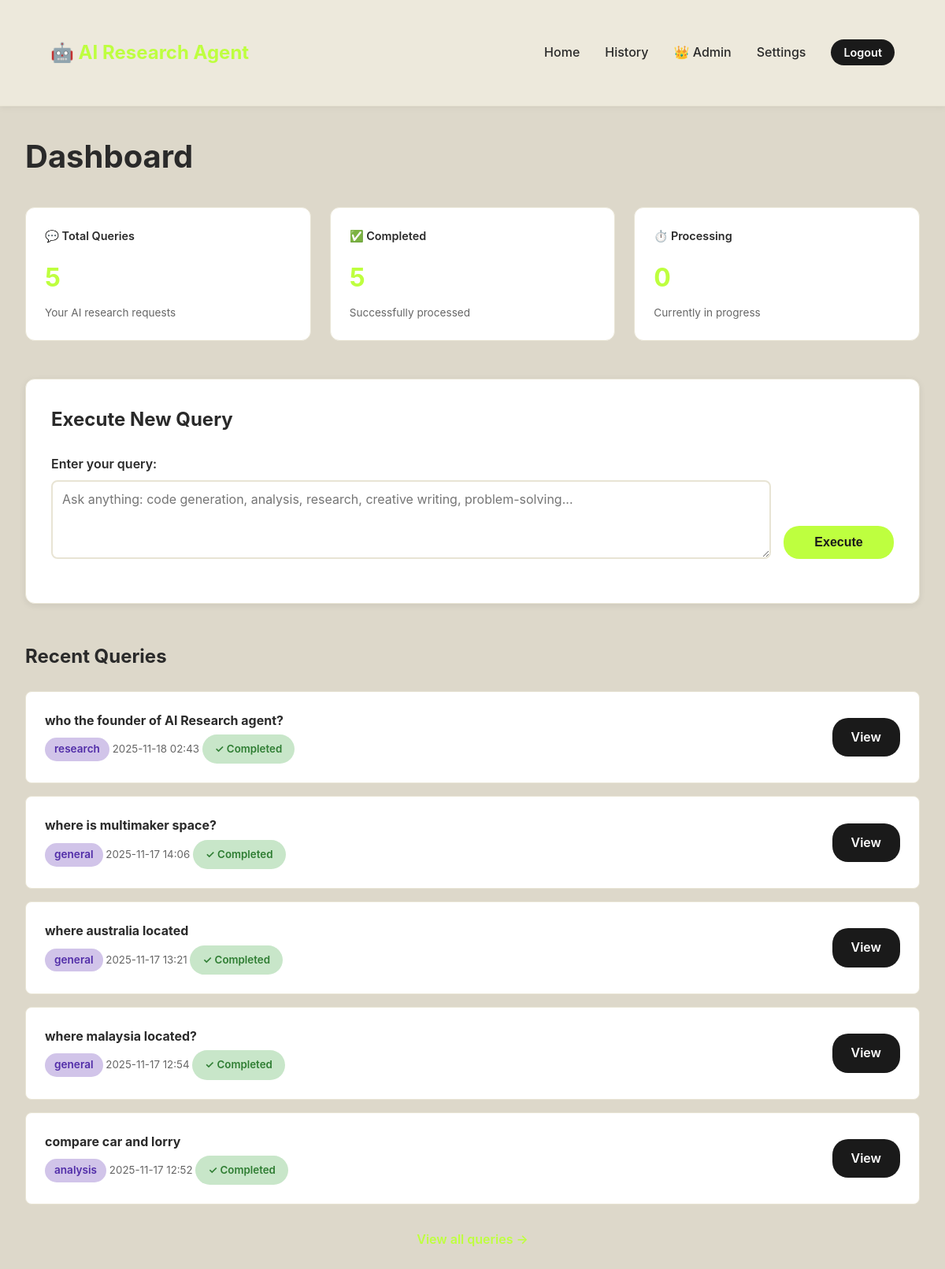
Screenshot of / (signed in) with the database file from the repository.
### app.py (models this page shows, shortened)
class Query(db.Model):
    id = db.Column(db.Integer, primary_key=True)
    user_id = db.Column(db.Integer, db.ForeignKey('user.id'), nullable=False)
    query_text = db.Column(db.Text, nullable=False)
    response = db.Column(db.Text)
    reasoning = db.Column(db.Text)
    status = db.Column(db.String(20), default='processing')
    task_type = db.Column(db.String(50))
    execution_time = db.Column(db.Float)
    created_at = db.Column(db.DateTime, default=datetime.utcnow)
    tools_used = db.Column(db.String(255))
    error_message = db.Column(db.Text)
    is_comparison_query = db.Column(db.Boolean, default=False)
    comparison_confidence = db.Column(db.Float, default=0.0)
    table_html = db.Column(db.Text)  # Store generated HTML table
    user = db.relationship('User', backref=db.backref('queries', lazy='dynamic'))

### app.py (the view)
@app.route('/')
@login_required
def index():
    user = User.query.get(session['user_id'])
    queries = Query.query.filter_by(user_id=user.id).order_by(Query.created_at.desc()).limit(5).all()
    return render_template('index.html', queries=queries, user=user)

### app.py (called while the page is built)
@app.before_request
def make_session_permanent():
    session.permanent = True
    app.permanent_session_lifetime = timedelta(days=7)

def login_required(f):
    @wraps(f)
    def decorated_function(*args, **kwargs):
        if 'user_id' not in session:
            flash('Please log in first', 'error')
            return redirect(url_for('login'))
        return f(*args, **kwargs)
    return decorated_function

### templates/index.html (shortened to what this page needs)
{% extends "base.html" %}
{% block content %}
<div class="container">
    <div class="hero">
        <h1>Dashboard</h1>
    </div>
    <div class="stats-grid">
        <div class="stat-card">
            <h3>💬 Total Queries</h3>
            <div class="stat-number">{{ queries|length if queries else 0 }}</div>
            <p>Your AI research requests</p>
        </div>
        <div class="stat-card">
            <h3>✅ Completed</h3>
            <div class="stat-number">{{ queries|selectattr('status', 'equalto', 'completed')|list|length if queries else 0 }}</div>
            <p>Successfully processed</p>
        </div>
        <div class="stat-card">
            <h3>⏱️ Processing</h3>
            <div class="stat-number">{{ queries|selectattr('status', 'equalto', 'processing')|list|length if queries else 0 }}</div>
            <p>Currently in progress</p>
        </div>
    </div>
    <div class="query-form card">
        <h2>Execute New Query</h2>
        <form id="queryForm">
            <div class="form-group">
                <label for="query">Enter your query:</label>
                <div class="query-input-group">
                    <textarea id="query" name="query" placeholder="Ask anything: code generation, analysis, research, creative writing, problem-solving..." required></textarea>
                    <button type="submit" class="btn btn-primary" id="submitBtn">
                        <span id="submitText">Execute</span>
                    </button>
                </div>
            </div>
        </form>
    </div>
    {% if queries %}
    <div class="recent-queries">
        <h2>Recent Queries</h2>
        {% for query in queries %}
        <div class="query-item">
            <div class="query-text">
                <strong>{{ query.query_text[:80] }}{% if query.query_text|length > 80 %}...{% endif %}</strong>
                <small>
                    <span class="badge badge-primary">{{ query.task_type }}</span>
                    {{ query.created_at.strftime('%Y-%m-%d %H:%M') }}
                    {% if query.status == 'completed' %}
                        <span class="status-badge status-completed">✓ Completed</span>
                    {% elif query.status == 'failed' %}
                        <span class="status-badge status-failed">✗ Failed</span>
                    {% else %}
                        <span class="status-badge status-processing">⏳ Processing</span>
                    {% endif %}
                </small>
            </div>
            <a href="{{ url_for('view_query', query_id=query.id) }}" class="btn btn-secondary">View</a>
        </div>
        {% endfor %}
        <p style="text-align: center; margin-top: 2rem;">
            <a href="{{ url_for('history') }}" style="color: var(--accent-green); font-weight: 600; text-decoration: none;">View all queries →</a>
        </p>
    </div>
    {% endif %}
</div>
{% endblock %}

### templates/base.html (style rules this page uses)
* { margin: 0; padding: 0; box-sizing: border-box; }
:root { --bg-primary: #DDD8CA; --bg-light: #EDE9DC; --accent-green: #BEFF3F; --accent-dark: #1a1a1a; --text-primary: #2a2a2a; --text-secondary: #666; --white: #ffffff; --card-bg: #F5F3ED; --border-color: #E8E4D4; }
body { font-family: 'Poppins', -apple-system, BlinkMacSystemFont, 'Segoe UI', Roboto, sans-serif; background: var(--bg-primary); color: var(--text-primary); min-height: 100vh; line-height: 1.6; }
.container { max-width: 1200px; margin: 0 auto; padding: 2rem; }
.card { background: var(--card-bg); border-radius: 12px; padding: 2rem; box-shadow: 0 2px 8px rgba(0, 0, 0, 0.08); border: 1px solid var(--border-color); margin-bottom: 1.5rem; }
.form-group { margin-bottom: 1.5rem; }
label { display: block; margin-bottom: 0.5rem; font-weight: 600; color: var(--text-primary); }
input[type="text"], input[type="email"], input[type="password"], textarea, select { width: 100%; padding: 0.75rem; border: 2px solid var(--border-color); border-radius: 8px; font-family: inherit; font-size: 1rem; transition: border-color 0.3s, box-shadow 0.3s; background: var(--white); }
textarea { resize: vertical; min-height: 120px; }
.btn { padding: 0.75rem 1.5rem; border: none; border-radius: 20px; font-size: 1rem; font-weight: 600; cursor: pointer; transition: all 0.3s; text-decoration: none; display: inline-block; }
.btn-primary { background: var(--accent-green); color: var(--accent-dark); }
.btn-secondary { background: var(--accent-dark); color: var(--white); }
.badge { display: inline-block; padding: 0.25rem 0.75rem; border-radius: 20px; font-size: 0.85rem; font-weight: 600; }
.badge-primary { background: #D1C4E9; color: #512DA8; }
.status-badge { padding: 0.5rem 1rem; border-radius: 20px; font-weight: 600; display: inline-block; }
.status-completed { background: #C8E6C9; color: #2E7D32; }
.stat-card { background: var(--white); padding: 1.5rem; border-radius: 12px; border: 1px solid var(--border-color); text-align: left; }
.stat-card h3 { color: var(--text-primary); font-size: 0.9rem; margin-bottom: 1rem; font-weight: 600; }
.stat-card .stat-number { font-size: 2rem; font-weight: 700; color: var(--accent-green); margin-bottom: 0.5rem; }
.stat-card p { color: var(--text-secondary); font-size: 0.85rem; }

### templates/index.html (style rules this page uses)
.hero { text-align: left; padding: 0; margin-bottom: 2rem; }
.hero h1 { font-size: 2.5rem; color: var(--text-primary); margin-bottom: 0.5rem; font-weight: 700; }
.query-form { background: var(--white); padding: 2rem; border-radius: 12px; border: 1px solid var(--border-color); margin-bottom: 3rem; }
.query-form h2 { margin-bottom: 1.5rem; color: var(--text-primary); }
.query-input-group { display: flex; gap: 1rem; }
.query-input-group textarea { flex: 1; min-height: 100px; }
.query-input-group button { align-self: flex-end; min-width: 140px; }
.stats-grid { display: grid; grid-template-columns: repeat(auto-fit, minmax(280px, 1fr)); gap: 1.5rem; margin-bottom: 3rem; }
.recent-queries { margin-top: 2rem; }
.recent-queries h2 { margin-bottom: 1.5rem; color: var(--text-primary); }
.query-item { background: var(--white); padding: 1.5rem; border-radius: 8px; border: 1px solid var(--border-color); margin-bottom: 1rem; display: flex; justify-content: space-between; align-items: center; transition: all 0.3s; }
.query-text { flex: 1; }
.query-text strong { color: var(--text-primary); display: block; margin-bottom: 0.3rem; }
.query-text small { color: var(--text-secondary); }

### rows the page displays
Query: query_text "who the founder of AI Research agent?", task_type "research", created_at "2025-11-18 02:43", status "✓ Completed"
Query: query_text "where is multimaker space?", task_type "general", created_at "2025-11-17 14:06", status "✓ Completed"
Query: query_text "where australia located", task_type "general", created_at "2025-11-17 13:21", status "✓ Completed"
Query: query_text "where malaysia located?", task_type "general", created_at "2025-11-17 12:54", status "✓ Completed"
Query: query_text "compare car and lorry", task_type "analysis", created_at "2025-11-17 12:52", status "✓ Completed"

### other values shown
{{ queries|length if queries else 0 }} "5"
